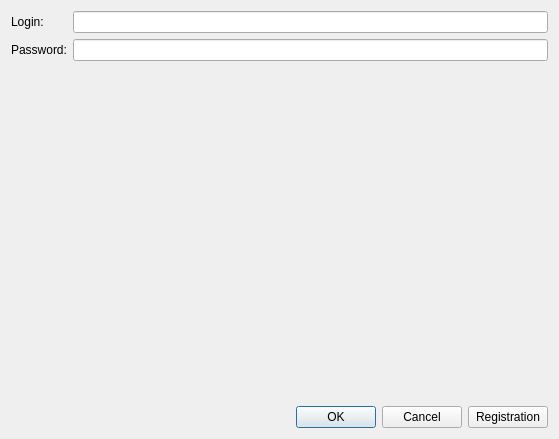
<?xml version="1.0" encoding="UTF-8"?>
<ui version="4.0">
 <class>loginForm</class>
 <widget class="QWidget" name="loginForm">
  <property name="geometry">
   <rect>
    <x>0</x>
    <y>0</y>
    <width>559</width>
    <height>439</height>
   </rect>
  </property>
  <property name="windowTitle">
   <string>Form</string>
  </property>
  <layout class="QVBoxLayout" name="verticalLayout">
   <property name="sizeConstraint">
    <enum>QLayout::SizeConstraint::SetMinimumSize</enum>
   </property>
   <item>
    <layout class="QFormLayout" name="formLayout">
     <item row="0" column="0">
      <widget class="QLabel" name="label">
       <property name="text">
        <string>Login:</string>
       </property>
      </widget>
     </item>
     <item row="1" column="0">
      <widget class="QLabel" name="label_2">
       <property name="text">
        <string>Password:</string>
       </property>
      </widget>
     </item>
     <item row="0" column="1">
      <widget class="QLineEdit" name="loginEdit"/>
     </item>
     <item row="1" column="1">
      <widget class="QLineEdit" name="passwordEdit">
       <property name="echoMode">
        <enum>QLineEdit::EchoMode::Password</enum>
       </property>
      </widget>
     </item>
    </layout>
   </item>
   <item>
    <layout class="QHBoxLayout" name="horizontalLayout" stretch="1,0">
     <item>
      <widget class="QDialogButtonBox" name="buttonBox">
       <property name="standardButtons">
        <set>QDialogButtonBox::StandardButton::Cancel|QDialogButtonBox::StandardButton::Ok</set>
       </property>
      </widget>
     </item>
     <item>
      <widget class="QPushButton" name="registrationButton">
       <property name="text">
        <string>Registration</string>
       </property>
      </widget>
     </item>
    </layout>
   </item>
  </layout>
 </widget>
 <resources/>
 <connections/>
</ui>
